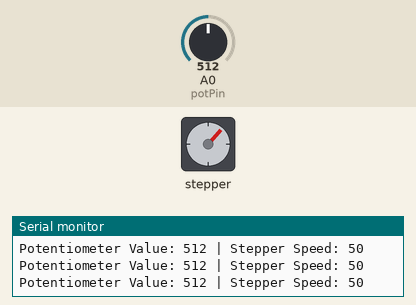
Bench run of a sketch on a simulated Arduino Uno, built with avr-gcc and run on an emulated ATmega328P. On the bench: stepper motor, the last lines printed to the serial monitor. Inputs (shaded band) come from the test bench; at power-on: A0 (potPin) = 512. Stepper angles assume 2048 steps per turn.

Above: at 1.29 s.
1.3 s: A0 (potPin) set to 900
At 1.94 s:
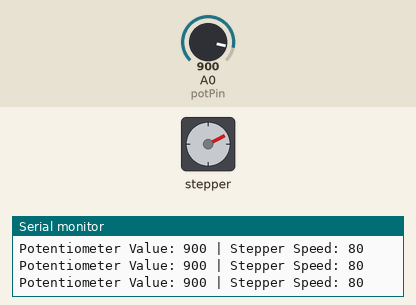
4.3 s: A0 (potPin) set to 924
At 4.54 s:
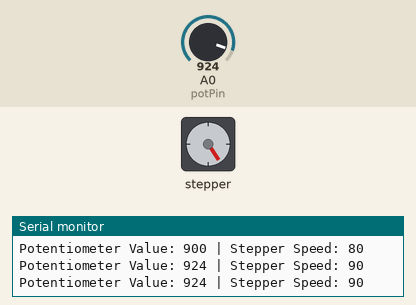
7.3 s: A0 (potPin) set to 1011
At 7.45 s:
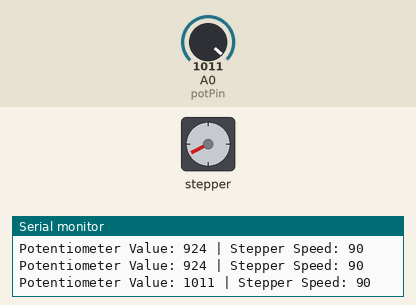
10.3 s: A0 (potPin) set to 1023
13.3 s: A0 (potPin) set to 122
Timing chart, 0 to 17.3 s (numbered marks = the images above; inputs shaded):
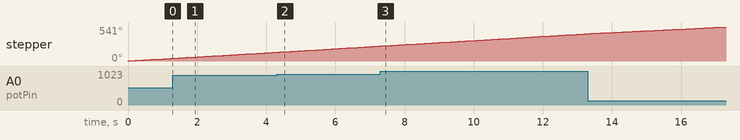

Measured:
- the behaviour switches between 909 and 910 on A0 (potPin) (found by bisection; images 1 and 2)

The sketch:

StepperMotor_Step_Control.ino
```cpp
#include <Stepper.h>

const int stepsPerRevolution = 2048; // Number of steps per revolution for the stepper motor
const int potPin = A0;  // Pin connected to the potentiometer

Stepper myStepper(stepsPerRevolution, 8, 10, 9, 11);

void setup() {
    Serial.begin(9600);
}

void loop() {
    int potValue = analogRead(potPin); // Read the potentiometer value
    int stepSpeed = map(potValue, 0, 1023, 1, 10); // Map the value to a range for stepper speed

    myStepper.setSpeed(stepSpeed * 10); // Set the motor speed
    myStepper.step(stepsPerRevolution / 100); // Move the motor a small number of steps

    // Print the potentiometer value and the corresponding speed
    Serial.print("Potentiometer Value: ");
    Serial.print(potValue);
    Serial.print(" | Stepper Speed: ");
    Serial.println(stepSpeed * 10);

    delay(100); // Wait for a short period before the next loop
}
```
